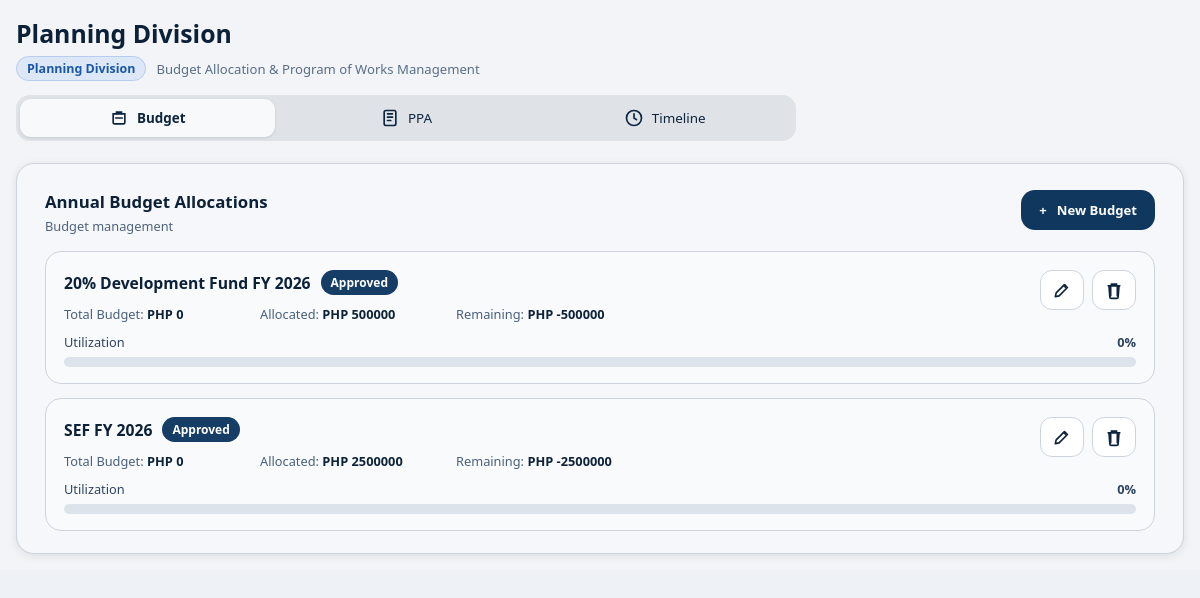
The app's page /planning-division/dashboard/ (signed in), older data.
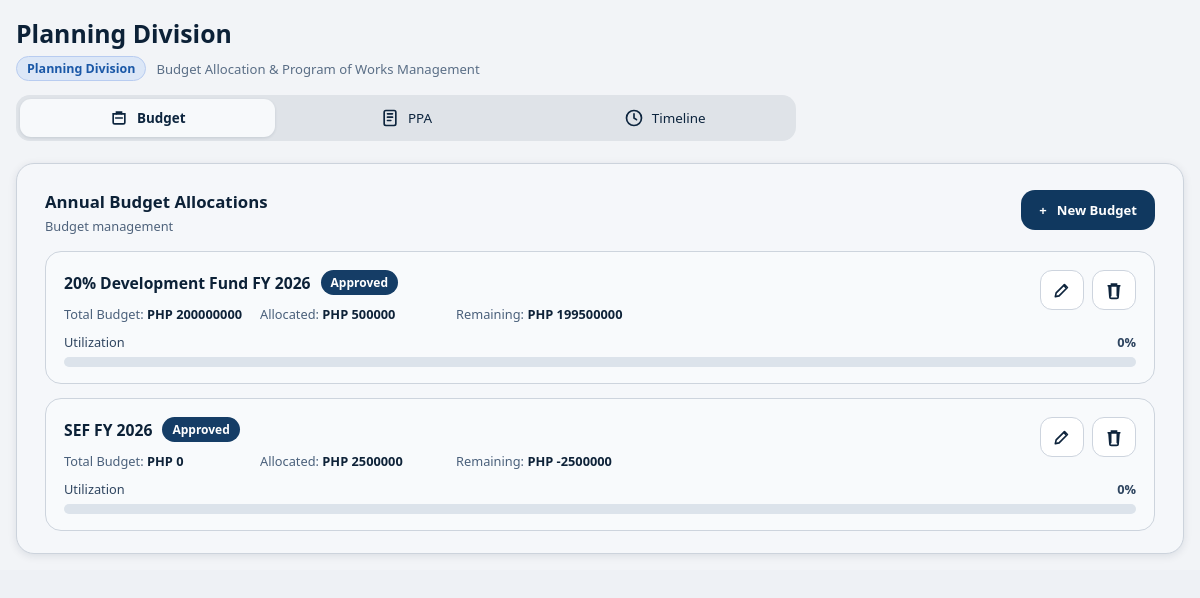
The same page, newer data.
### main/models.py (models this page shows, shortened)
class PlanningBudget(models.Model):
    FUND_20_DEV = "20-development-fund"
    FUND_SEF = "sef-fund"
    FUND_CHOICES = [
        (FUND_20_DEV, "20% Development Fund"),
        (FUND_SEF, "SEF"),
    ]
    STATUS_APPROVED = "approved"
    STATUS_FOR_REVIEW = "for_review"
    STATUS_CHOICES = [
        (STATUS_APPROVED, "Approved"),
        (STATUS_FOR_REVIEW, "For Review"),
    ]
    name = models.CharField(max_length=255)
    fund = models.CharField(max_length=40, choices=FUND_CHOICES, default=FUND_20_DEV)
    total_budget = models.DecimalField(max_digits=14, decimal_places=2, default=0)
    allocated_amount = models.DecimalField(max_digits=14, decimal_places=2, default=0)
    status = models.CharField(max_length=20, choices=STATUS_CHOICES, default=STATUS_APPROVED)
    fiscal_year = models.CharField(max_length=20, default="FY 2026")
    created_at = models.DateTimeField(auto_now_add=True)
    class Meta:
        ordering = ["id"]
    @property
    def allocated_value(self):
        return getattr(self, "computed_allocated", self.allocated_amount or 0)
    @property
    def remaining_amount(self):
        return (self.total_budget or 0) - self.allocated_value
    @property
    def utilization_percent(self):
        if not self.total_budget:
            return 0
        try:
            return max(0, min(100, (self.allocated_value / self.total_budget) * 100))
        except Exception:
            return 0

### main/views.py (the view, shortened to what this page needs)
# urls.py: path("planning-division/dashboard/", views.planning_div_dashboard, name="planning_div_dashboard"),
@login_required
@xframe_options_sameorigin
def planning_div_dashboard(request):
    active_tab = request.GET.get("tab", "budget")
    if active_tab not in {"budget", "ppa", "timeline"}:
        active_tab = "budget"
    selected_fund = request.GET.get("fund", "").strip()
    if not _table_exists(PlanningBudget) or not _table_exists(PlanningProject):
        context = _planning_fallback_context(active_tab=active_tab, selected_fund=selected_fund)
        return render(request, "Planning Division/planning_Div.html", context)
    budgets = list(PlanningBudget.objects.all())
    projects = PlanningProject.objects.all()
    show_budget_modal = False
    editing_budget = None
    show_project_modal = False
    project_form = PlanningProjectForm(initial={"fund": selected_fund or PlanningBudget.FUND_20_DEV})
    edit_budget_id = request.GET.get("edit_budget")
    if edit_budget_id:
        editing_budget = PlanningBudget.objects.filter(id=edit_budget_id).first()
        if editing_budget:
            show_budget_modal = True
    ppa_search = request.GET.get("q", "").strip()
    ppa_status = request.GET.get("status", "").strip()
    ppa_fund = request.GET.get("fund_filter", selected_fund).strip()
    if request.method == "POST":
        action = request.POST.get("action", "").strip()
        if action == "delete_budget":
            delete_id = request.POST.get("delete_id")
            if delete_id:
                PlanningBudget.objects.filter(id=delete_id).delete()
            return redirect(f"{request.path}?tab=budget")
        if action == "create_budget":
            budget_form = PlanningBudgetForm(request.POST)
            show_budget_modal = True
            editing_budget = None
            if budget_form.is_valid():
                budget_form.save()
                return redirect(f"{request.path}?tab=budget")
        elif action == "update_budget":
            budget_id = request.POST.get("budget_id")
            editing_budget = PlanningBudget.objects.filter(id=budget_id).first()
            budget_form = PlanningBudgetForm(request.POST, instance=editing_budget)
            show_budget_modal = True
            if budget_form.is_valid():
                budget_form.save()
                return redirect(f"{request.path}?tab=budget")
        elif action == "create_project":
            project_form = PlanningProjectForm(request.POST)
            show_project_modal = True
            if project_form.is_valid():
                project = project_form.save()
                return redirect(
                    f"{request.path}?tab=ppa&fund={project.fund}"
                )
            budget_form = PlanningBudgetForm(instance=editing_budget) if editing_budget else PlanningBudgetForm()
        elif action == "delete_project":
            project_id = request.POST.get("project_id")
            if project_id:
                PlanningProject.objects.filter(id=project_id).delete()
            return redirect(f"{request.path}?tab=ppa&fund={selected_fund or ''}")
        else:
            budget_form = PlanningBudgetForm(instance=editing_budget) if editing_budget else PlanningBudgetForm()
    else:
        budget_form = PlanningBudgetForm(instance=editing_budget) if editing_budget else PlanningBudgetForm()
    project_totals = {key: Decimal("0") for key, _ in PlanningBudget.FUND_CHOICES}
    for project in projects:
        project_totals[project.fund] = project_totals.get(project.fund, Decimal("0")) + (project.budget_amount or 0)
    for budget in budgets:
        budget.computed_allocated = project_totals.get(budget.fund, Decimal("0"))
    total_allocated = sum((b.allocated_value for b in budgets), Decimal("0"))
    total_remaining = sum((b.remaining_amount for b in budgets), Decimal("0"))
    ppa_projects = projects
    if ppa_search:
        ppa_projects = ppa_projects.filter(project_title__icontains=ppa_search)
    if ppa_status:
        ppa_projects = ppa_projects.filter(status=ppa_status)
    if ppa_fund:
        ppa_projects = ppa_projects.filter(fund=ppa_fund)
    ppa_total = projects.count()
    ppa_approved = projects.filter(status=PlanningProject.STATUS_APPROVED).count()
    ppa_for_review = projects.filter(status=PlanningProject.STATUS_FOR_REVIEW).count()
    ppa_total_cost = sum((p.budget_amount for p in projects), Decimal("0"))
    context = {
        "active_tab": active_tab,
        "selected_fund": selected_fund,
        "budgets": budgets,
        "budget_form": budget_form,
        "show_budget_modal": show_budget_modal,
        "editing_budget": editing_budget,
        "project_form": project_form,
        "show_project_modal": show_project_modal,
        "ppa_projects": ppa_projects,
        "ppa_search": ppa_search,
        "ppa_status": ppa_status,
        "ppa_fund": ppa_fund,
        "ppa_total": ppa_total,
        "ppa_approved": ppa_approved,
        "ppa_for_review": ppa_for_review,
        "ppa_total_cost": ppa_total_cost,
        "project_status_choices": PlanningProject.STATUS_CHOICES,
        "fund_choices": PlanningBudget.FUND_CHOICES,
        "total_budgets": len(budgets),
        "total_allocated": total_allocated,
        "total_remaining": total_remaining,
    }
    return render(request, "Planning Division/planning_Div.html", context)

### main/views.py (called while the page is built)
def _table_exists(model):
    table_name = model._meta.db_table
    try:
        return table_name in connection.introspection.table_names()
    except Exception:
        return False

### main/templates/Planning Division/planning_Div.html (shortened to what the changed rows need)
{% load static %}
<!DOCTYPE html>
<html lang="en">
<head>
    <link rel="stylesheet" href="{% static 'CSS/styles.css' %}">
</head>
<body{% if request.GET.embedded %} class="embedded-maintenance-view"{% endif %}>
    <div class="layout">
        <div class="content">
            <main class="main">
                <div class="title-wrap">
                    <h2>Planning Division</h2>
                </div>
                {% if active_tab == "budget" %}
                <section class="budget-panel">
                    {% for budget in budgets %}
                    <article class="budget-item">
                        <div class="item-top">
                            <div>
                                <div class="title-line">
                                    <h4><a href="{% url 'planning_div_dashboard' %}?tab=ppa&fund={{ budget.fund }}">{{ budget.name }}</a></h4>
                                    <span class="status">{{ budget.get_status_display }}</span>
                                </div>
                                <div class="meta">
                                    <div>Total Budget: <strong>PHP {{ budget.total_budget|floatformat:0 }}</strong></div>
                                    <div>Allocated: <strong>PHP {{ budget.allocated_value|floatformat:0 }}</strong></div>
                                    <div>Remaining: <strong class="ok">PHP {{ budget.remaining_amount|floatformat:0 }}</strong></div>
                                </div>
                            </div>
                            <div class="icon-actions">
                                <a class="icon-btn" href="{% url 'planning_div_dashboard' %}?tab=budget&edit_budget={{ budget.id }}" aria-label="Edit">
                                    <svg viewBox="0 0 24 24" fill="none"><path d="m4 20 4.5-1 10-10-3.5-3.5-10 10L4 20Z" stroke="currentColor" stroke-width="2" stroke-linejoin="round"/><path d="m13.5 6 3.5 3.5" stroke="currentColor" stroke-width="2"/></svg>
                                </a>
                                <form method="post">
                                    <button class="icon-btn" type="submit" aria-label="Delete">
                                        <svg viewBox="0 0 24 24" fill="none"><path d="M5 7h14M9 7V5h6v2M8 7v12m8-12v12M6 7l1 13a2 2 0 0 0 2 2h6a2 2 0 0 0 2-2l1-13" stroke="currentColor" stroke-width="2" stroke-linecap="round"/></svg>
                                    </button>
                                </form>
                            </div>
                        </div>
                        <div class="util-row">
                            <span>Utilization</span>
                            <strong>{{ budget.utilization_percent|floatformat:0 }}%</strong>
                        </div>
                        <div class="progress"><span style="width:{{ budget.utilization_percent|floatformat:0 }}%"></span></div>
                    </article>
                    {% empty %}
                    <article class="budget-item">
                        <div class="meta">No budget records yet.</div>
                    </article>
                    {% endfor %}
                </section>
                {% endif %}
            </main>
        </div>
    </div>
</body>
</html>

Row changes from the older to the newer data that the page shows:
changed PlanningBudget "20% Development Fund FY 2026": total_budget "0" → "200000000"; remaining_amount "-500000" → "199500000"
